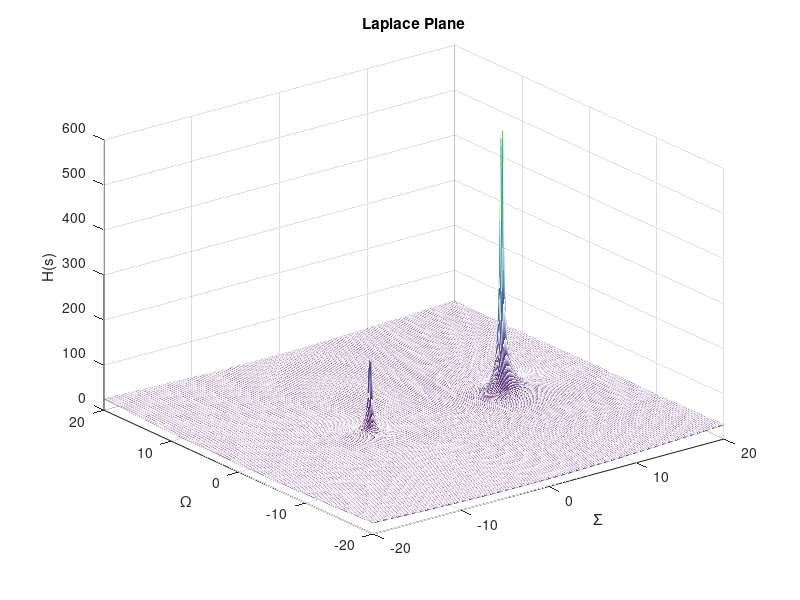

Recreate this plot in MATLAB.
clear all;
close all;
clc;

[sigma omega] = meshgrid(-20:0.1:20) %meshgrid
s = sigma + j*omega;
H = abs((s.^3-125)./((s+5).*(s-10))); %transfer function
mesh(sigma, omega, H)
xlabel('\Sigma');
ylabel('\Omega');
zlabel('H(s)');
title('Laplace Plane');